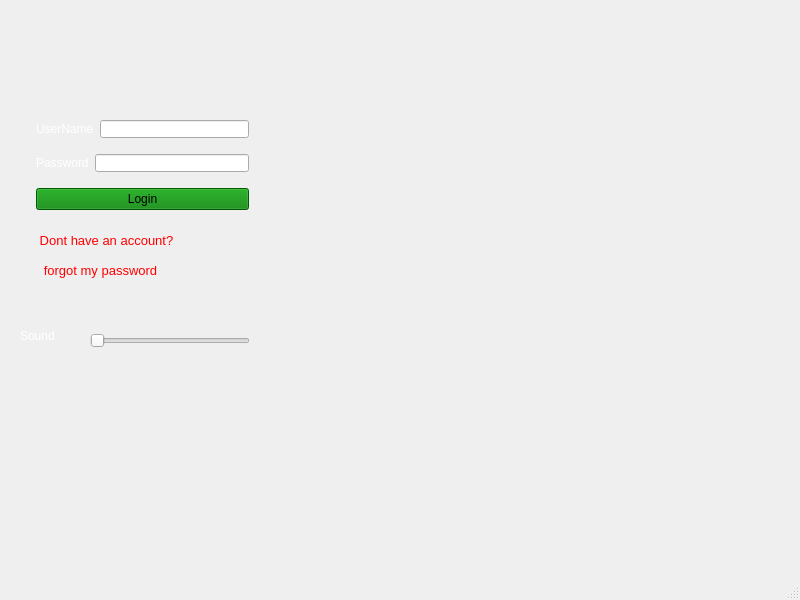
<?xml version="1.0" encoding="UTF-8"?>
<ui version="4.0">
 <class>Login</class>
 <widget class="QMainWindow" name="Login">
  <property name="geometry">
   <rect>
    <x>0</x>
    <y>0</y>
    <width>800</width>
    <height>600</height>
   </rect>
  </property>
  <property name="windowTitle">
   <string>Login</string>
  </property>
  <property name="styleSheet">
   <string notr="true">#Login {border-image: url(:/images/images/back.jpg) 0 0 0 0 
;}</string>
  </property>
  <widget class="QWidget" name="centralwidget">
   <widget class="QPushButton" name="start">
    <property name="geometry">
     <rect>
      <x>36</x>
      <y>230</y>
      <width>141</width>
      <height>20</height>
     </rect>
    </property>
    <property name="font">
     <font>
      <pointsize>-1</pointsize>
     </font>
    </property>
    <property name="styleSheet">
     <string notr="true">#start{border-radius:1px;color:red;font-size:13px;background:transparent;}
#start:hover{
border-radius:6px;color:black;font-size:13px;background-color:red;
color:black;
}</string>
    </property>
    <property name="text">
     <string>Dont have an account?</string>
    </property>
    <property name="default">
     <bool>false</bool>
    </property>
    <property name="flat">
     <bool>false</bool>
    </property>
   </widget>
   <widget class="QWidget" name="layoutWidget">
    <property name="geometry">
     <rect>
      <x>36</x>
      <y>110</y>
      <width>213</width>
      <height>111</height>
     </rect>
    </property>
    <layout class="QVBoxLayout" name="verticalLayout">
     <item>
      <layout class="QHBoxLayout" name="horizontalLayout">
       <item>
        <widget class="QLabel" name="UseL">
         <property name="styleSheet">
          <string notr="true">#UseL{color:white;}</string>
         </property>
         <property name="text">
          <string>UserName</string>
         </property>
        </widget>
       </item>
       <item>
        <widget class="QLineEdit" name="user">
         <property name="font">
          <font>
           <italic>true</italic>
          </font>
         </property>
         <property name="styleSheet">
          <string notr="true">#user{border-image:
url(:/images/images/gameground.png);
padding-left:10px;

}</string>
         </property>
         <property name="cursorPosition">
          <number>0</number>
         </property>
        </widget>
       </item>
      </layout>
     </item>
     <item>
      <layout class="QHBoxLayout" name="horizontalLayout_2">
       <item>
        <widget class="QLabel" name="PassL">
         <property name="styleSheet">
          <string notr="true">#PassL
{color:white;}</string>
         </property>
         <property name="text">
          <string>Password</string>
         </property>
        </widget>
       </item>
       <item>
        <widget class="QLineEdit" name="pass">
         <property name="font">
          <font>
           <italic>true</italic>
          </font>
         </property>
         <property name="styleSheet">
          <string notr="true">#pass{border-image:
url(:/images/images/gameground.png);
padding-left:10px;

}</string>
         </property>
         <property name="echoMode">
          <enum>QLineEdit::Password</enum>
         </property>
         <property name="cursorPosition">
          <number>0</number>
         </property>
        </widget>
       </item>
      </layout>
     </item>
     <item>
      <widget class="QPushButton" name="login">
       <property name="styleSheet">
        <string notr="true">#login{background-color:green;}
</string>
       </property>
       <property name="text">
        <string>Login</string>
       </property>
      </widget>
     </item>
    </layout>
   </widget>
   <widget class="QLabel" name="label">
    <property name="geometry">
     <rect>
      <x>10</x>
      <y>10</y>
      <width>101</width>
      <height>71</height>
     </rect>
    </property>
    <property name="text">
     <string/>
    </property>
    <property name="pixmap">
     <pixmap resource="Resources.qrc">:/images/images/logo.png</pixmap>
    </property>
    <property name="scaledContents">
     <bool>true</bool>
    </property>
   </widget>
   <widget class="QPushButton" name="forgot">
    <property name="geometry">
     <rect>
      <x>30</x>
      <y>260</y>
      <width>141</width>
      <height>20</height>
     </rect>
    </property>
    <property name="font">
     <font>
      <pointsize>-1</pointsize>
     </font>
    </property>
    <property name="layoutDirection">
     <enum>Qt::LeftToRight</enum>
    </property>
    <property name="styleSheet">
     <string notr="true">#forgot{border-radius:1px;background:transparent;color:red;font-size:13px;background:transparent;}
#forgot:hover{border-radius:6px;color:black;font-size:13px;background-color:red;
color:black}</string>
    </property>
    <property name="text">
     <string>forgot my password</string>
    </property>
   </widget>
   <widget class="QSlider" name="horizontalSlider">
    <property name="geometry">
     <rect>
      <x>90</x>
      <y>330</y>
      <width>160</width>
      <height>22</height>
     </rect>
    </property>
    <property name="orientation">
     <enum>Qt::Horizontal</enum>
    </property>
   </widget>
   <widget class="QLabel" name="PassL_2">
    <property name="geometry">
     <rect>
      <x>20</x>
      <y>320</y>
      <width>55</width>
      <height>31</height>
     </rect>
    </property>
    <property name="styleSheet">
     <string notr="true">color:white
</string>
    </property>
    <property name="text">
     <string>Sound</string>
    </property>
   </widget>
   <zorder>layoutWidget</zorder>
   <zorder>forgot</zorder>
   <zorder>start</zorder>
   <zorder>label</zorder>
   <zorder>horizontalSlider</zorder>
   <zorder>PassL_2</zorder>
  </widget>
  <widget class="QMenuBar" name="menubar">
   <property name="geometry">
    <rect>
     <x>0</x>
     <y>0</y>
     <width>800</width>
     <height>26</height>
    </rect>
   </property>
  </widget>
  <widget class="QStatusBar" name="statusbar"/>
 </widget>
 <resources>
  <include location="Resources.qrc"/>
 </resources>
 <connections/>
</ui>
